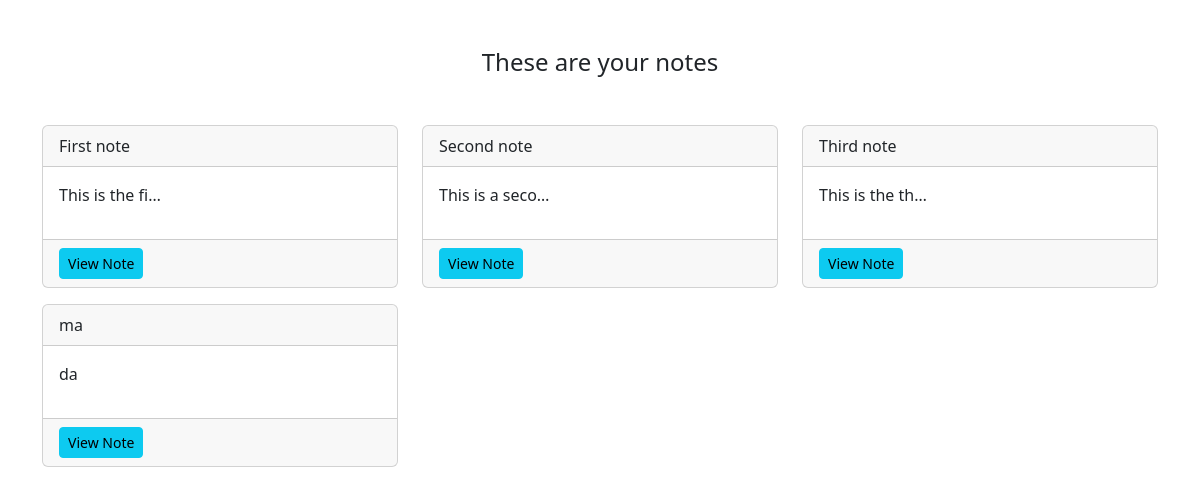
Page /smart/notes/ (signed in) on the earlier database version.
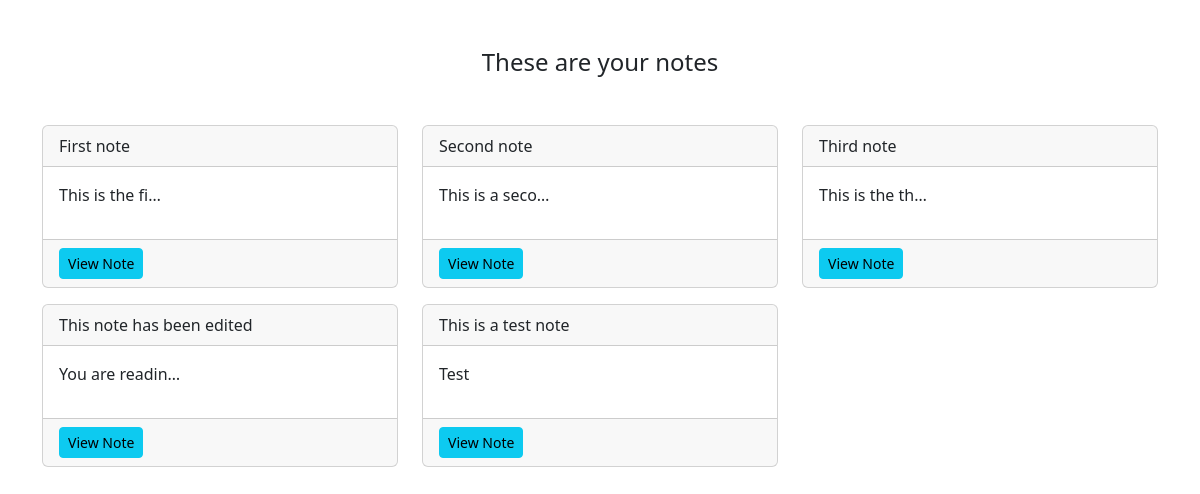
Same page on the later database version.
### notes/models.py (models this page shows)
class Notes(models.Model):
    title = models.CharField(max_length= 200)
    text = models.TextField(max_length = 5000)
    created = models.DateTimeField(auto_now_add=True)
    user = models.ForeignKey(User, on_delete=models.CASCADE, related_name="notes")

### notes/views.py (the view)
# urls.py: path('notes/', views.NotesListView.as_view(), name="notes.list"),
class NotesListView(LoginRequiredMixin, ListView):
    model = Notes
    context_object_name = "notes"
    login_url = "/login"
    def get_queryset(self):
        return self.request.user.notes.all()

### notes/templates/notes/notes_list.html
{% extends 'base.html' %}
{% load static %}
{% block content %}
    <div class="row">
        <div class="col">
            <div class="notes_list_heading text-center mb-5">
                <h1 class="fs-4">These are your notes</h1>
            </div>
        </div>
    </div>
    <div class="row">
        {% for note in notes %}
            <div class="col-md-4">
                <div class="card mb-3">
                    <div class="card-header">
                        {{note.title}}
                    </div>
                    <div class="card-body">
                        <p>{{note.text|truncatechars:15}}</p>
                    </div>
                    <div class="card-footer">
                        <a href="{% url 'notes.detail' pk=note.id %}" class="btn btn-info btn-sm">View Note</a>
                    </div>
                </div>
            </div>
        {% endfor %}
    </div>
{% endblock %}

Differences in the rows shown:
changed Notes: title "ma" → "This note has been edited"; text "da" → "You are readin…"
added Notes: title "This is a test note", text "Test"
